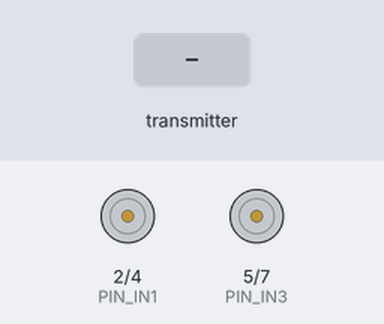
Recording of a sketch running on a simulated Arduino Uno, built with avr-gcc and run on an emulated ATmega328P. Shown: motor-driver pin pairs drawn as motors (green arrow = first pin HIGH = forward, orange = second pin HIGH = backward, longer = more drive, scaled by the enable pin). Inputs (shaded band) come from the test bench. No radio packets arrive unless stated.

Above: at 1.2 s.
1.3 s: the transmitter starts sending potValue.0 = 0
At 1.6 s:
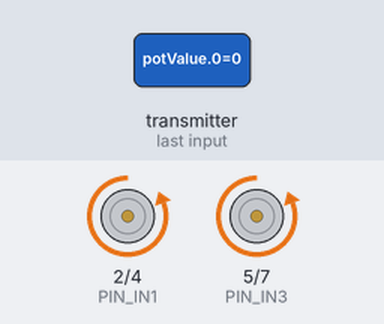
2.8 s: the transmitter starts sending potValue.1 = 256
At 4.0 s:
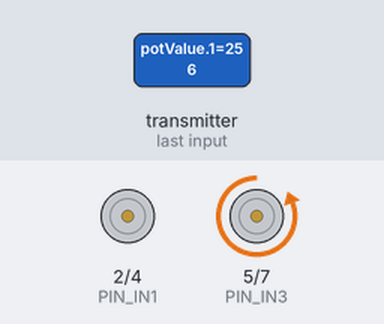
4.3 s: the transmitter starts sending potValue.2 = 256
At 5.2 s:
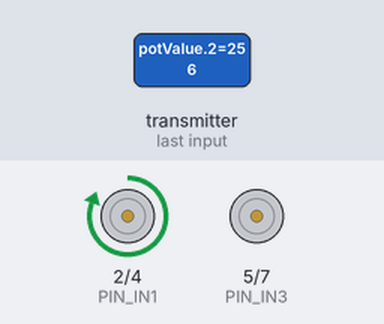
5.8 s: the transmitter starts sending potValue.0 = 256
At 6.3 s:
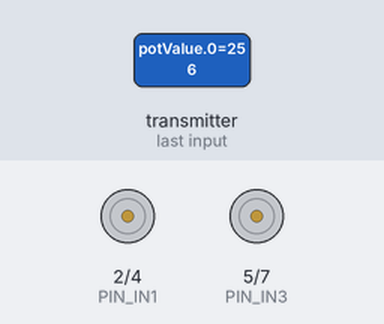
7.3 s: the transmitter starts sending potValue.1 = 0
At 8.5 s:
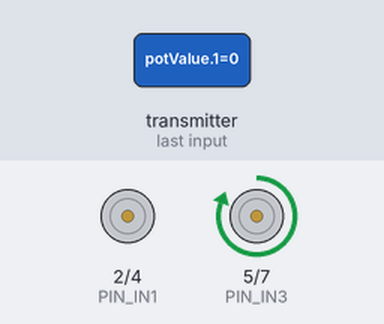
8.8 s: the transmitter starts sending potValue.2 = 0
At 9.7 s:
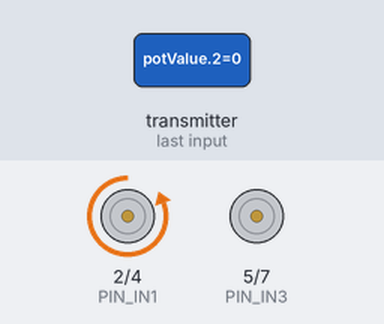
Timing chart, 0 to 11.3 s (numbered marks = the images above; inputs shaded):
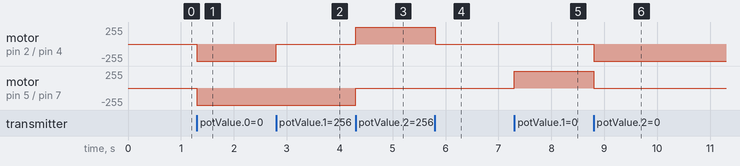

The sketch:

4th_robot.ino
```cpp
#include <SPI.h>  // Подключаем библиотеку для работы с SPI-интерфейсом
#include <nRF24L01.h> // Подключаем файл конфигурации из библиотеки RF24
#include <RF24.h> // Подключаем библиотеку для работа для работы с модулем NRF24L01

#define PIN_ENA 3 // Вывод управления скоростью вращения мотора №1
#define PIN_ENB 6 // Вывод управления скоростью вращения мотора №2
#define PIN_IN1 2 // Вывод управления направлением вращения мотора №1
#define PIN_IN2 4 // Вывод управления направлением вращения мотора №1
#define PIN_IN3 5 // Вывод управления направлением вращения мотора №2
#define PIN_IN4 7 // Вывод управления направлением вращения мотора №2

#define PIN_CE  9  // Номер пина Arduino, к которому подключен вывод CE радиомодуля
#define PIN_CSN 10 // Номер пина Arduino, к которому подключен вывод CSN радиомодуля

RF24 radio(PIN_CE, PIN_CSN); // Создаём объект radio с указанием выводов CE и CSN

int potValue[4]; // Создаём массив для приёма значений потенциометра
bool flag = true;
uint8_t power = 0; // Значение ШИМ (или скорости вращения)


void setup() {
  Serial.begin(9600);

  // Установка всех управляющих пинов в режим выхода
  pinMode(PIN_ENA, OUTPUT); //левое колесо на аналог
  pinMode(PIN_ENB, OUTPUT); //правое колесо на аналог
  pinMode(PIN_IN1, OUTPUT); //
  pinMode(PIN_IN2, OUTPUT);
  pinMode(PIN_IN3, OUTPUT);
  pinMode(PIN_IN4, OUTPUT);

  // Команда остановки двум моторам
  digitalWrite(PIN_IN1, LOW);
  digitalWrite(PIN_IN2, LOW);
  digitalWrite(PIN_IN3, LOW);
  digitalWrite(PIN_IN4, LOW);

  // Настройка радиоприёма
  radio.begin();  // Инициализация модуля NRF24L01
  radio.setChannel(15); // Обмен данными будет вестись на пятом канале (2,405 ГГц)
  radio.setDataRate (RF24_1MBPS); // Скорость обмена данными 1 Мбит/сек
  radio.setPALevel(RF24_PA_HIGH); // Выбираем высокую мощность передатчика (-6dBm)
  radio.openReadingPipe (1, 0x9898989898LL); // Открываем трубу ID передатчика
  radio.startListening(); // Начинаем прослушивать открываемую трубу
}


void loop() {
  if(radio.available()){    // Если в буфер приёмника поступили данные
    radio.read(&potValue, sizeof(potValue));    // Читаем показания с пульта
    //изначально было два варианта. первый - прописать действия в зависимости от джойстика для каждого положения, но так моторы работали ассинхронно.
    // поэтому было решено прописать действия ситуационно:  4 случая, приведённые ниже
    if (potValue[2] == 0){
      flag = true;
    } else if (potValue[3] == 0) {
      flag = false;
    } else {
      flag = flag;
    }

    if (flag) {
      if (potValue[0] > 125 && potValue[1] > 125){
          analogWrite(PIN_ENA, map(potValue[1],126,255,0,255));
          analogWrite(PIN_ENB, map(potValue[0],126,255,0,255));

          // Задаём направление для 1-го мотора
          digitalWrite(PIN_IN1, HIGH);
          digitalWrite(PIN_IN2, LOW);
          // Задаём направление для 2-го мотора
          digitalWrite(PIN_IN3, HIGH);
          digitalWrite(PIN_IN4, LOW);

        } else if (potValue[1] < 125 && potValue[0] > 125) {
          analogWrite(PIN_ENA, map(potValue[1],0,125,255,0));
          analogWrite(PIN_ENB, map(potValue[0],126,255,0,255));

          // Задаём направление для 1-го мотора
          digitalWrite(PIN_IN1, LOW);
          digitalWrite(PIN_IN2, HIGH);

          // Задаём направление для 2-го мотора
          digitalWrite(PIN_IN3, HIGH);
          digitalWrite(PIN_IN4, LOW);
        } else if (potValue[1] > 125 && potValue[0] < 125) {
          analogWrite(PIN_ENA, map(potValue[1],126,255,0,255));
          analogWrite(PIN_ENB, map(potValue[0],0,125,255,0));

          // Задаём направление для 1-го мотора
          digitalWrite(PIN_IN1, HIGH);
          digitalWrite(PIN_IN2, LOW);

          // Задаём направление для 2-го мотора
          digitalWrite(PIN_IN3, LOW);
          digitalWrite(PIN_IN4, HIGH);
        } else if (potValue[0] < 125 && potValue[1] < 125) {
          analogWrite(PIN_ENA, map(potValue[1],0,125,255,0));
          analogWrite(PIN_ENB, map(potValue[0],0,125,255,0));

          // Задаём направление для 1-го мотора
          digitalWrite(PIN_IN1, LOW);
          digitalWrite(PIN_IN2, HIGH);

          // Задаём направление для 2-го мотора
          digitalWrite(PIN_IN3, LOW);
          digitalWrite(PIN_IN4, HIGH);
        }
    } else {
      if (potValue[0] > 125 && potValue[1] > 125){
          analogWrite(PIN_ENA, map(potValue[0],126,255,0,255));
          analogWrite(PIN_ENB, map(potValue[1],126,255,0,255));

          // Задаём направление для 1-го мотора
          digitalWrite(PIN_IN1, LOW);
          digitalWrite(PIN_IN2, HIGH);

          // Задаём направление для 2-го мотора
          digitalWrite(PIN_IN3, LOW);
          digitalWrite(PIN_IN4, HIGH);
        } else if (potValue[0] < 125 && potValue[1] > 125) {
          analogWrite(PIN_ENA, map(potValue[0],0,125,255,0));
          analogWrite(PIN_ENB, map(potValue[1],126,255,0,255));

          // Задаём направление для 1-го мотора
          digitalWrite(PIN_IN1, HIGH);
          digitalWrite(PIN_IN2, LOW);

          // Задаём направление для 2-го мотора
          digitalWrite(PIN_IN3, LOW);
          digitalWrite(PIN_IN4, HIGH);
        } else if (potValue[0] > 125 && potValue[1] < 125) {
          analogWrite(PIN_ENA, map(potValue[0],126,255,0,255));
          analogWrite(PIN_ENB, map(potValue[1],0,125,255,0));

          // Задаём направление для 1-го мотора
          digitalWrite(PIN_IN1, LOW);
          digitalWrite(PIN_IN2, HIGH);

          // Задаём направление для 2-го мотора
          digitalWrite(PIN_IN3, HIGH);
          digitalWrite(PIN_IN4, LOW);
        } else if (potValue[1] < 125 && potValue[0] < 125) {
          analogWrite(PIN_ENA, map(potValue[0],0,125,255,0));
          analogWrite(PIN_ENB, map(potValue[1],0,125,255,0));

          // Задаём направление для 1-го мотора
          digitalWrite(PIN_IN1, HIGH);
          digitalWrite(PIN_IN2, LOW);

          // Задаём направление для 2-го мотора
          digitalWrite(PIN_IN3, HIGH);
          digitalWrite(PIN_IN4, LOW);
        }
    }
}
}
```

Measured:
- after the input at 1.3 s, motor on pin 2 (PIN_IN1) / pin 4 (PIN_IN2), motor on pin 5 (PIN_IN3) / pin 7 (PIN_IN4): stopped → backward 255/255 at once
- after the input at 2.8 s, motor on pin 2 (PIN_IN1) / pin 4 (PIN_IN2): backward 255/255 → stopped at once
- after the input at 4.3 s, motor on pin 2 (PIN_IN1) / pin 4 (PIN_IN2): stopped → forward 255/255 at once; motor on pin 5 (PIN_IN3) / pin 7 (PIN_IN4): backward 255/255 → stopped at once
- after the input at 5.8 s, motor on pin 2 (PIN_IN1) / pin 4 (PIN_IN2): forward 255/255 → stopped at once
- after the input at 7.3 s, motor on pin 5 (PIN_IN3) / pin 7 (PIN_IN4): stopped → forward 255/255 at once
- after the input at 8.8 s, motor on pin 2 (PIN_IN1) / pin 4 (PIN_IN2): stopped → backward 255/255 at once; motor on pin 5 (PIN_IN3) / pin 7 (PIN_IN4): forward 255/255 → stopped at once
